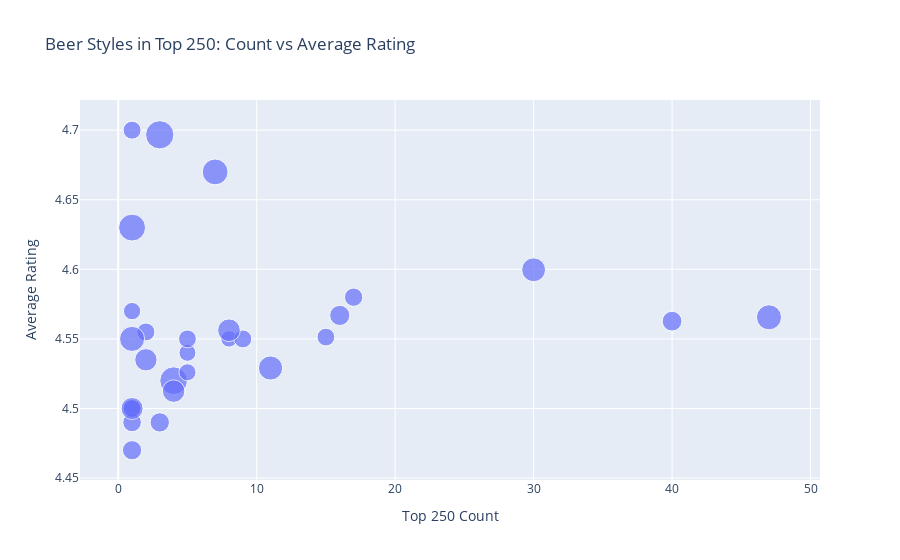

Notebook cell for this chart:
### Markdown cell above
Using `pnadas` `concat()` we can see side by side comparison of the beer styles sorted by the amount that appear in the top 250 and sorted by average rating across the style. Seems like it could be interesting, but its tough to tell with just numbers. We need to visualize it.

### Code cell
fig = px.scatter(
    top250_style,
    x="n_top250",
    y="avg_rating",
    size="avg_abv",
    hover_name="style",
    labels={
        "n_top250": "Top 250 Count",
        "avg_rating": "Average Rating",
        "avg_abv": "Average ABV (%)"
    },
    title="Beer Styles in Top 250: Count vs Average Rating"
)
fig.show()

### Figure 1 — Plotly figure (JSON) as saved in the notebook; plotly's stock layout.template omitted (floating-point values rounded to 4 significant figures)
{"data": [{"hovertemplate": "<b>%{hovertext}</b><br><br>Top 250 Count=%{x}<br>Average Rating=%{y}<br>Average ABV (%)=%{marker.size}<extra></extra>", "hovertext": ["American Barleywine", "American IPA", "American Imperial Stout", "American Pale Ale", "American Porter", "American Strong Ale", "Belgian Dubbel", "Belgian Fruit Lambic", "Belgian Gueuze", "Belgian Lambic", "Belgian Quadrupel (Quad)", "Belgian Saison", "Berliner Weisse", "English Barleywine", "Fruited Kettle Sour", "Hazy IPA", "Hazy Imperial IPA", "Hazy Pale Ale", "Imperial IPA", "Imperial Pastry Stout", "Imperial Porter", "Milkshake IPA", "Oatmeal Stout", "Old Ale", "Russian Imperial Stout", "Rye Beer", "Specialty Saison", "Sweet / Milk Stout", "Wild Ale"], "legendgroup": "", "marker": {"color": "#636efa", "size": [17.29, 6.0, 13.57, 6.5, 7.5, 16.5, 8.0, 5.812, 6.24, 7.0, 10.95, 7.229, 7.0, 14.44, 7.0, 6.978, 8.478, 6.28, 8.784, 12.33, 11.11, 10.5, 10.8, 13.6, 12.65, 15.7, 6.9, 8.1, 6.837], "sizemode": "area", "sizeref": 0.04322, "symbol": "circle"}, "mode": "markers", "name": "", "orientation": "v", "showlegend": false, "type": "scatter", "x": [3, 1, 47, 1, 1, 4, 1, 8, 5, 1, 4, 17, 1, 7, 2, 9, 40, 5, 16, 30, 8, 1, 2, 1, 11, 1, 5, 3, 15], "xaxis": "x", "y": [4.697, 4.5, 4.566, 4.57, 4.49, 4.52, 4.47, 4.55, 4.54, 4.7, 4.513, 4.58, 4.5, 4.67, 4.555, 4.55, 4.563, 4.526, 4.567, 4.6, 4.556, 4.5, 4.535, 4.55, 4.529, 4.63, 4.55, 4.49, 4.551], "yaxis": "y"}], "layout": {"legend": {"itemsizing": "constant", "tracegroupgap": 0}, "title": {"text": "Beer Styles in Top 250: Count vs Average Rating"}, "xaxis": {"anchor": "y", "domain": [0, 1], "title": {"text": "Top 250 Count"}}, "yaxis": {"anchor": "x", "domain": [0, 1], "title": {"text": "Average Rating"}}}}
